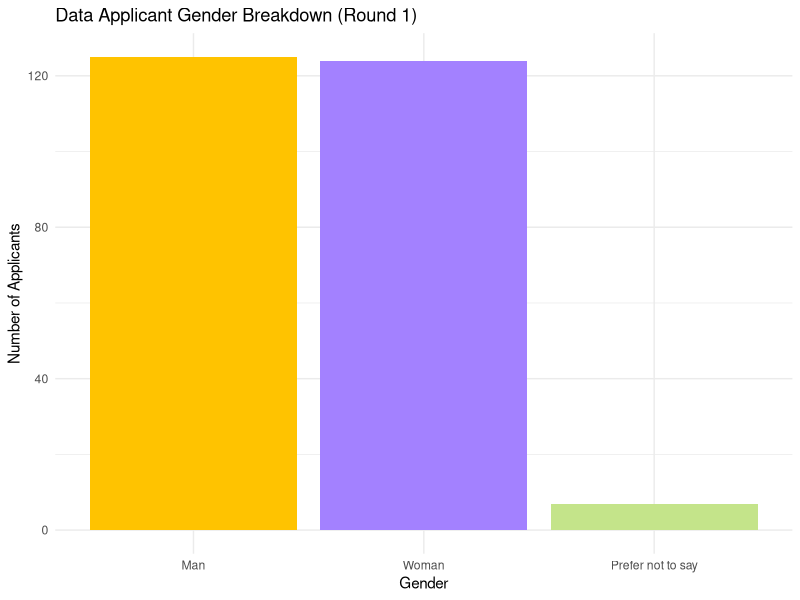
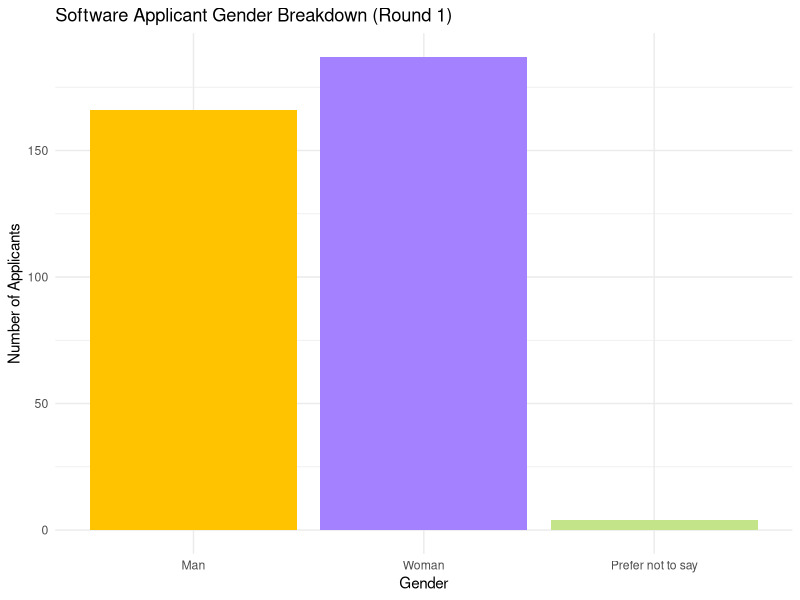
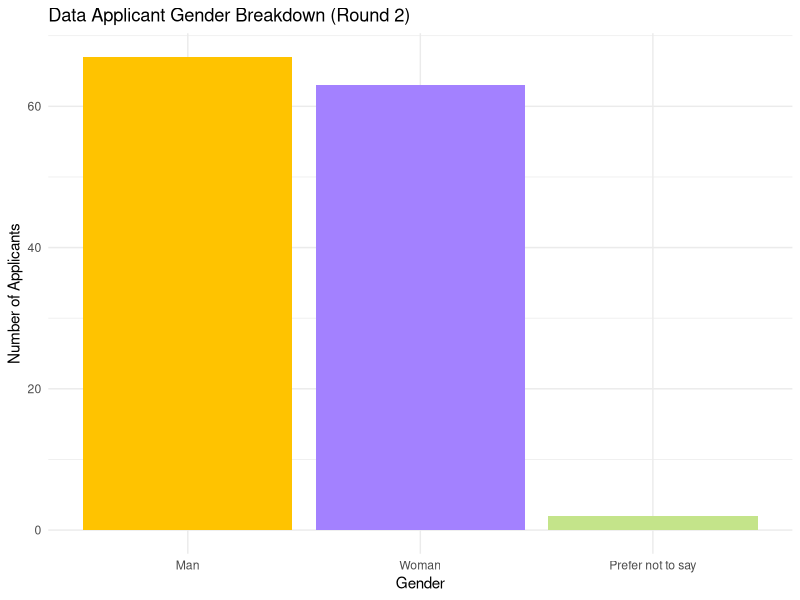
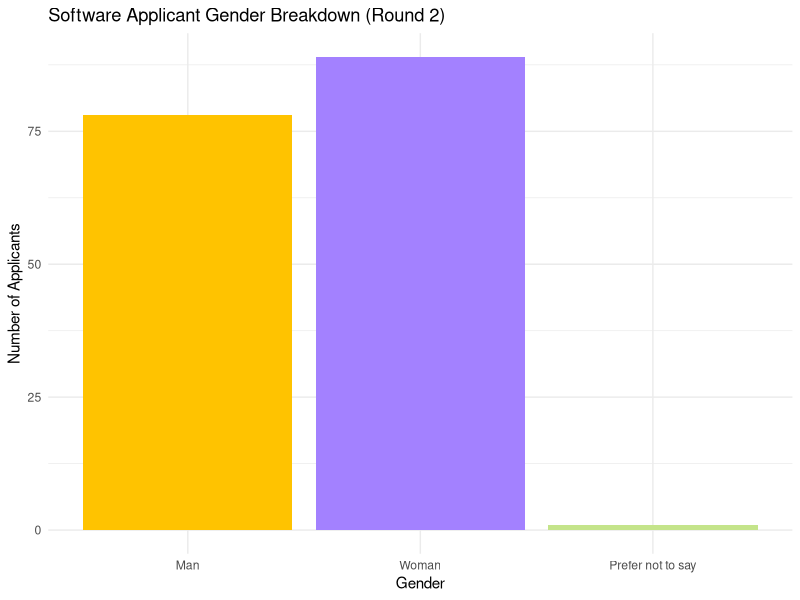
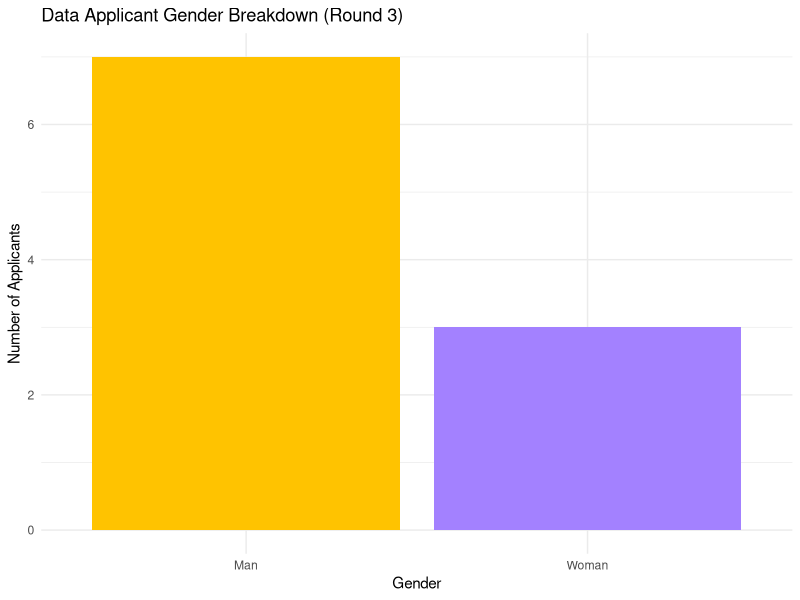
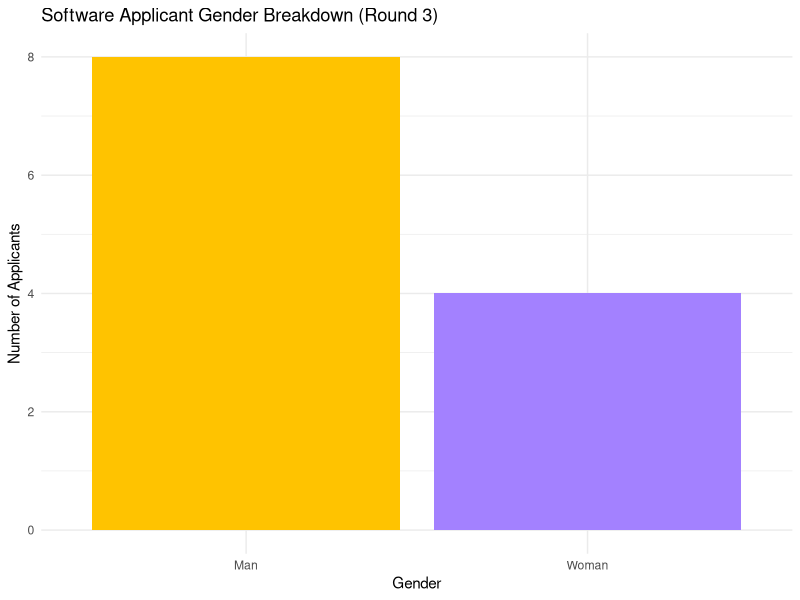
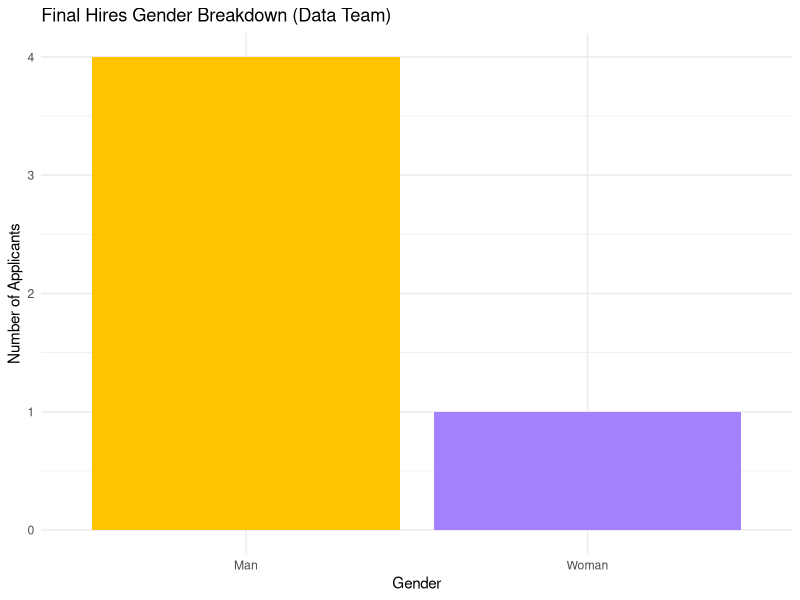
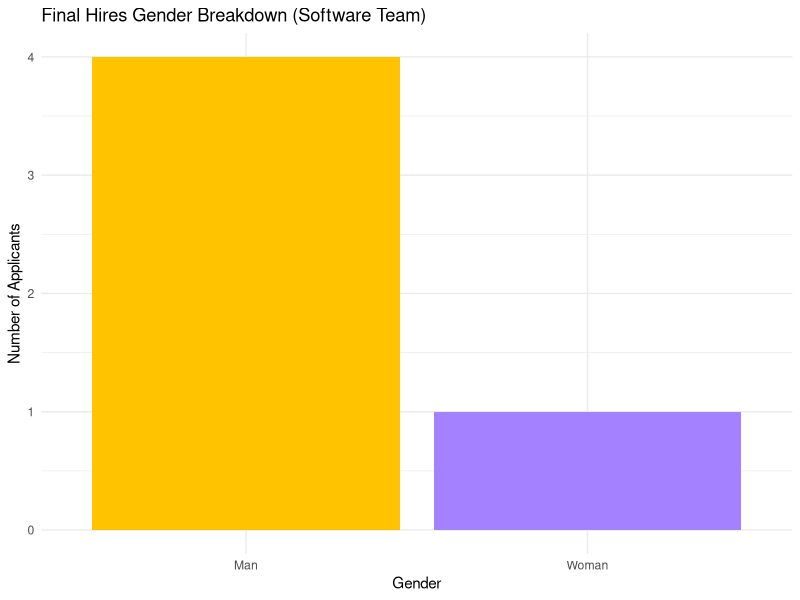

R code for these plots, in order:
## ---- chunk 1
library(tidyverse)
# this should suppress all code and messages
knitr::opts_chunk$set(include=FALSE)
## ---- chunk 2
phase1 = read_csv("data/phase1-new-grad-applicants-2020.csv")
phase2 = read_csv("data/phase2-new-grad-applicants-2020.csv")
phase3 = read_csv("data/phase3-new-grad-applicants-2020.csv")
final_hires = read_csv("data/final-hires-newgrad_2020.csv")
## ---- chunk 3
#checking to see if datasets have NAs to see (1) if we need to do anything about them (2) so we can filter them out in the next round when we're seeing who got into the next round
sum(is.na(phase1))
sum(is.na(phase2)) 
sum(is.na(phase3))
## ---- chunk 4
round1_2 = full_join(phase1, phase2)
round1_2 = round1_2 %>% 
  #technical skills is only under hiring2, which means if an applicant's id has NA for this column, they did not move onto the next round
  mutate(next_round = !is.na(technical_skills)) %>%  
  mutate(next_round = as.integer(next_round)) %>% 
  select(-c(technical_skills, writing_skills, leadership_presence, speaking_skills)) #remove phase 2 data

#split into software/data
round1_data = round1_2 %>% 
  filter(team_applied_for == "Data") %>% 
  mutate(gender = fct_relevel(gender, "Prefer not to say", after = 2))

round1_software = round1_2 %>% 
  filter(team_applied_for == "Software") %>% 
  mutate(gender = fct_relevel(gender, "Prefer not to say", after = 2))
## ---- chunk 5
#see m/f/other demographics within each data/software applicant pool
# visualizations

r1_data_gender_plot = round1_data %>% 
  ggplot(aes(x = gender)) + geom_bar(fill = c("#FFC300", "#A381FF", "#C4E48A")) +
  #geom_histogram(colour = "grey", fill = "#6C3082") +
  theme_minimal() +
  labs(title = "Data Applicant Gender Breakdown (Round 1)", x = "Gender", y = "Number of Applicants") 
#do we want a title or a caption for this?
r1_data_gender_plot
ggsave("images/r1_data_gender_plot.png", width = 7, height = 4)

r1_software_gender_plot = round1_software %>% 
  ggplot(aes(x = gender)) + geom_bar(fill = c("#FFC300", "#A381FF", "#C4E48A")) +
  #geom_histogram(colour = "grey", fill = "#6C3082") +
  theme_minimal() +
  labs(title = "Software Applicant Gender Breakdown (Round 1)", x = "Gender", y = "Number of Applicants")
r1_software_gender_plot
#do we want a title or a caption for this?
ggsave("images/r1_software_gender_plot.png", width = 7, height = 4)
## ---- chunk 6
#get counts for each gender in data -> for report
table(round1_data$gender)
#get counts for each gender in software -> for report
table(round1_software$gender)
## ---- chunk 7
round2_3 = full_join(phase2, phase3)

round2_3 = round2_3 %>% 
  #technical skills is only under hiring2, which means if an applicant's id has NA for this column, they did not move onto the next round
  mutate(next_round = !is.na(interviewer_rating_1)) %>%  
  mutate(next_round = as.integer(next_round)) %>% 
  select(-c(interviewer_rating_1, interviewer_rating_2)) #remove phase 2 data

#split into software/data
round2_data = round2_3 %>% 
  filter(team_applied_for == "Data") %>% 
  mutate(gender = fct_relevel(gender, "Prefer not to say", after = 2))

round2_software = round2_3 %>% 
  filter(team_applied_for == "Software") %>% 
  mutate(gender = fct_relevel(gender, "Prefer not to say", after = 2))
## ---- chunk 8
#see m/f/other demographics within each data/software applicant pool
# visualizations

r2_data_gender_plot = round2_data %>% 
  ggplot(aes(x = gender)) + geom_bar(fill = c("#FFC300", "#A381FF", "#C4E48A")) +
  #geom_histogram(colour = "grey", fill = "#6C3082") +
  theme_minimal() +
  labs(title = "Data Applicant Gender Breakdown (Round 2)", x = "Gender", y = "Number of Applicants") 
#do we want a title or a caption for this?
r2_data_gender_plot
ggsave("images/r2_data_gender_plot.png", width = 7, height = 4)

r2_software_gender_plot = round2_software %>% 
  ggplot(aes(x = gender)) + geom_bar(fill = c("#FFC300", "#A381FF", "#C4E48A")) +
  #geom_histogram(colour = "grey", fill = "#6C3082") +
  theme_minimal() +
  labs(title = "Software Applicant Gender Breakdown (Round 2)", x = "Gender", y = "Number of Applicants")
r2_software_gender_plot
#do we want a title or a caption for this?
ggsave("images/r2_software_gender_plot.png", width = 7, height = 4)
## ---- chunk 9
#get counts for each gender in data -> for report
table(round2_data$gender)
#get counts for each gender in software -> for report
table(round2_software$gender)
## ---- chunk 10
#combined stats of ppl that applied in round 3
round3_combined = right_join(phase2, phase3)
round3_combined = round3_combined %>% 
  select(applicant_id, team_applied_for, gender,interviewer_rating_1,interviewer_rating_2)

#people from round 3 who were hired
round3_h = right_join(round3_combined, final_hires)

#split into data/software
round3_data = round3_combined %>% 
  filter(team_applied_for == "Data") 
# no more "prefer not to say" so we don't need to rearrange
#%>% 
  #mutate(gender = fct_relevel(gender, "Prefer not to say", after = 2))

round3_software = round3_combined %>% 
  filter(team_applied_for == "Software") #%>% 
  #mutate(gender = fct_relevel(gender, "Prefer not to say", after = 2))
## ---- chunk 11
#visualizations of round 3 applicants 
r3_data_gender_plot = round3_data %>% 
  ggplot(aes(x = gender)) + geom_bar(fill = c("#FFC300", "#A381FF")) +
  #geom_histogram(colour = "grey", fill = "#6C3082") +
  theme_minimal() +
  labs(title = "Data Applicant Gender Breakdown (Round 3)", x = "Gender", y = "Number of Applicants") 
#do we want a title or a caption for this?
r3_data_gender_plot
ggsave("images/r3_data_gender_plot.png", width = 7, height = 4)

r3_software_gender_plot = round3_software %>% 
  ggplot(aes(x = gender)) + geom_bar(fill = c("#FFC300", "#A381FF")) +
  #geom_histogram(colour = "grey", fill = "#6C3082") +
  theme_minimal() +
  labs(title = "Software Applicant Gender Breakdown (Round 3)", x = "Gender", y = "Number of Applicants")
r3_software_gender_plot
#do we want a title or a caption for this?
ggsave("images/r3_software_gender_plot.png", width = 7, height = 4)
## ---- chunk 12
#get counts for each gender in data -> for report
table(round3_data$gender)
#get counts for each gender in software -> for report
table(round3_software$gender)
## ---- chunk 13

final_combined = round3_h %>% 
  select(applicant_id, team_applied_for, gender)#= right_join(round3_combined, final_hires)

#split into data/software
hired_data = final_combined %>% 
  filter(team_applied_for == "Data") 

hired_software = final_combined %>% 
  filter(team_applied_for == "Software")

## ---- chunk 14
#visualization
final_data_gender_plot = hired_data %>% 
  ggplot(aes(x = gender)) + geom_bar(fill = c("#FFC300", "#A381FF")) +
  #geom_histogram(colour = "grey", fill = "#6C3082") +
  theme_minimal() +
  labs(title = "Final Hires Gender Breakdown (Data Team)", x = "Gender", y = "Number of Applicants") 
#do we want a title or a caption for this?
final_data_gender_plot
ggsave("images/final_data_gender_plot.png", width = 7, height = 4)

final_software_gender_plot = hired_data %>% 
  ggplot(aes(x = gender)) + geom_bar(fill = c("#FFC300", "#A381FF")) +
  #geom_histogram(colour = "grey", fill = "#6C3082") +
  theme_minimal() +
  labs(title = "Final Hires Gender Breakdown (Software Team)", x = "Gender", y = "Number of Applicants")
final_software_gender_plot
#do we want a title or a caption for this?
ggsave("images/final_software_gender_plot.png", width = 7, height = 4)
## ---- chunk 15
#get counts for each gender in data -> for report
table(hired_data$gender)
#get counts for each gender in software -> for report
table(hired_software$gender)
## ---- chunk 16
# This chunk provides an example of some things you can do with RMarkdown to make your report creation process easier

# read in the data
black_saber_current_employees <- read_csv("data/black-saber-current-employees.csv")

# create a visualisation
my_plot <- black_saber_current_employees %>% 
  ggplot(aes(x = productivity)) +
  geom_histogram(colour = "grey", fill = "#6C3082") +
  theme_minimal() +
  labs(title = "Look! A title. But do you want a title or a caption for your report?", x = "This is a changed x label")

# save your plot in your images folder, you can specify the height and width, too
# saving this means you can add the image to your exectuve summary without having to run or rerun the code, if you wish
ggsave("images/example.png", width = 7, height = 4)

# norice how the image is included with the ![](file/path.png) below
## ---- chunk 17
library(tidyverse)
library(lme4)
